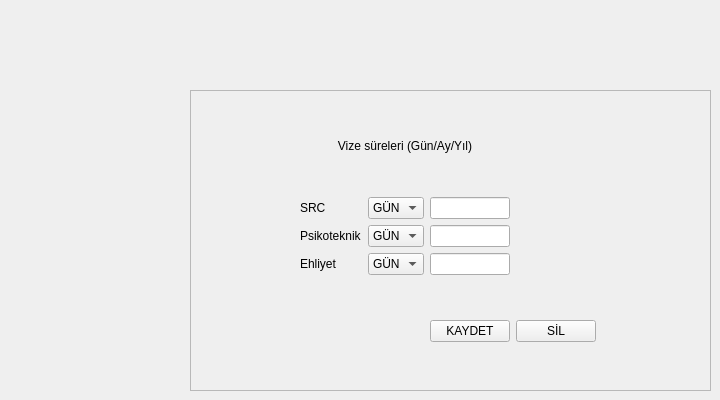
      <widget class="QWidget" name="tab_surucu">
       <attribute name="title">
        <string>Sürücü Belgeleri</string>
       </attribute>
       <widget class="QFrame" name="frame_4">
        <property name="geometry">
         <rect>
          <x>190</x>
          <y>90</y>
          <width>521</width>
          <height>301</height>
         </rect>
        </property>
        <property name="frameShape">
         <enum>QFrame::Shape::StyledPanel</enum>
        </property>
        <property name="frameShadow">
         <enum>QFrame::Shadow::Raised</enum>
        </property>
        <layout class="QGridLayout" name="gridLayout_5">
         <item row="4" column="4">
          <widget class="QPushButton" name="btn_sil">
           <property name="text">
            <string>SİL</string>
           </property>
          </widget>
         </item>
         <item row="2" column="1">
          <widget class="QLabel" name="label_7">
           <property name="text">
            <string>Psikoteknik</string>
           </property>
          </widget>
         </item>
         <item row="1" column="2">
          <widget class="QComboBox" name="cmb_src">
           <item>
            <property name="text">
             <string>GÜN</string>
            </property>
           </item>
           <item>
            <property name="text">
             <string>AY</string>
            </property>
           </item>
           <item>
            <property name="text">
             <string>YIL</string>
            </property>
           </item>
          </widget>
         </item>
         <item row="1" column="0">
          <spacer name="horizontalSpacer_8">
           <property name="orientation">
            <enum>Qt::Orientation::Horizontal</enum>
           </property>
           <property name="sizeType">
            <enum>QSizePolicy::Policy::Fixed</enum>
           </property>
           <property name="sizeHint" stdset="0">
            <size>
             <width>100</width>
             <height>20</height>
            </size>
           </property>
          </spacer>
         </item>
         <item row="1" column="3">
          <widget class="QLineEdit" name="txt_src"/>
         </item>
         <item row="1" column="1">
          <widget class="QLabel" name="label_6">
           <property name="text">
            <string>SRC</string>
           </property>
          </widget>
         </item>
         <item row="0" column="1" colspan="3">
          <widget class="QLabel" name="label_10">
           <property name="text">
            <string>Vize süreleri (Gün/Ay/Yıl)</string>
           </property>
           <property name="alignment">
            <set>Qt::AlignmentFlag::AlignCenter</set>
           </property>
          </widget>
         </item>
         <item row="2" column="5">
          <spacer name="horizontalSpacer_9">
           <property name="orientation">
            <enum>Qt::Orientation::Horizontal</enum>
           </property>
           <property name="sizeType">
            <enum>QSizePolicy::Policy::Fixed</enum>
           </property>
           <property name="sizeHint" stdset="0">
            <size>
             <width>200</width>
             <height>20</height>
            </size>
           </property>
          </spacer>
         </item>
         <item row="4" column="3">
          <widget class="QPushButton" name="btn_kaydet">
           <property name="text">
            <string>KAYDET</string>
           </property>
          </widget>
         </item>
         <item row="2" column="2">
          <widget class="QComboBox" name="cmb_psikoteknik">
           <item>
            <property name="text">
             <string>GÜN</string>
            </property>
           </item>
           <item>
            <property name="text">
             <string>AY</string>
            </property>
           </item>
           <item>
            <property name="text">
             <string>YIL</string>
            </property>
           </item>
          </widget>
         </item>
         <item row="2" column="3">
          <widget class="QLineEdit" name="txt_psikoteknik"/>
         </item>
         <item row="4" column="2">
          <spacer name="verticalSpacer_10">
           <property name="orientation">
            <enum>Qt::Orientation::Vertical</enum>
           </property>
           <property name="sizeType">
            <enum>QSizePolicy::Policy::Fixed</enum>
           </property>
           <property name="sizeHint" stdset="0">
            <size>
             <width>20</width>
             <height>100</height>
            </size>
           </property>
          </spacer>
         </item>
         <item row="3" column="1">
          <widget class="QLabel" name="label_8">
           <property name="text">
            <string>Ehliyet</string>
           </property>
          </widget>
         </item>
         <item row="3" column="2">
          <widget class="QComboBox" name="cmb_ehliyet">
           <item>
            <property name="text">
             <string>GÜN</string>
            </property>
           </item>
           <item>
            <property name="text">
             <string>AY</string>
            </property>
           </item>
           <item>
            <property name="text">
             <string>YIL</string>
            </property>
           </item>
          </widget>
         </item>
         <item row="3" column="3">
          <widget class="QLineEdit" name="txt_ehliyet"/>
         </item>
        </layout>
       </widget>
      </widget>
